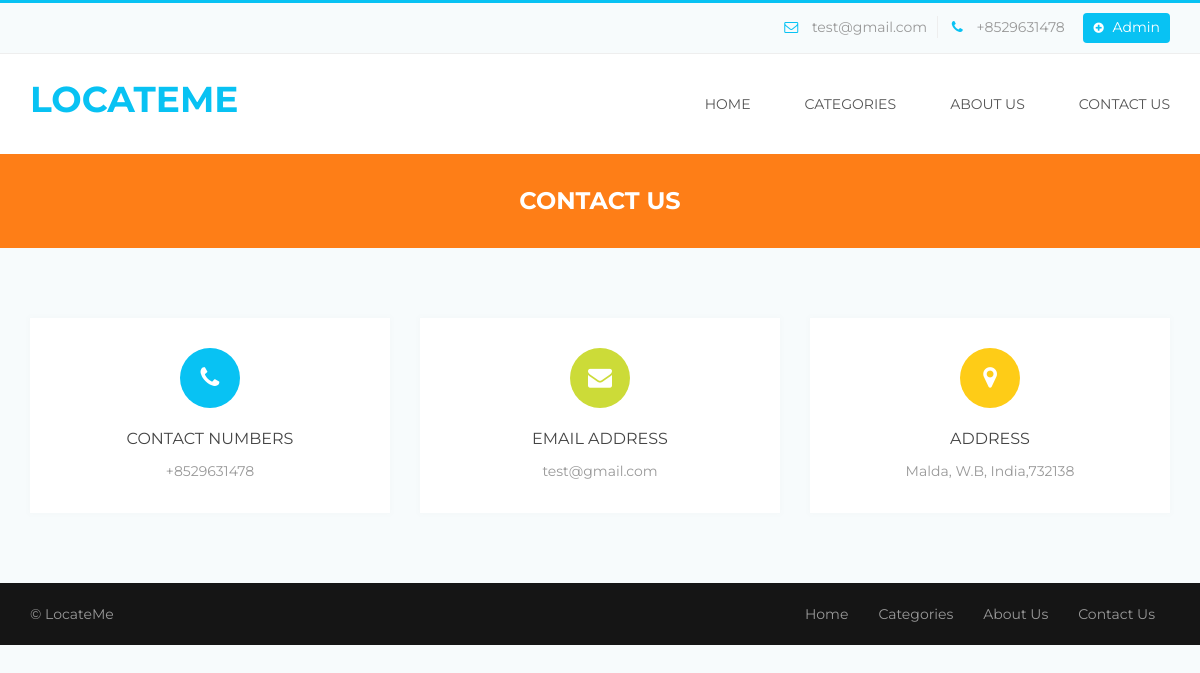
Page /LocateMe/contact.php on the committed database.
### tables this page shows
CREATE TABLE `tblpage` (
  `ID` int(10) NOT NULL,
  `PageType` varchar(50) DEFAULT NULL,
  `PageTitle` varchar(200) DEFAULT NULL,
  `PageDescription` mediumtext,
  `Email` varchar(200) DEFAULT NULL,
  `MobileNumber` bigint(10) DEFAULT NULL,
  `UpdationDate` timestamp NOT NULL DEFAULT CURRENT_TIMESTAMP ON UPDATE CURRENT_TIMESTAMP
);

### LocateMe/contact.php (the view, shortened to what this page needs)
<?php
include('includes/dbconnection.php');
?>
<!DOCTYPE html>
<html>
<head>
	<link rel="stylesheet" type="text/css" href="bootstrap/css/bootstrap.min.css">
	<link rel="stylesheet" type="text/css" href="css/style.css">
	<link rel="stylesheet" type="text/css" href="css/menu.css">
	<link rel="stylesheet" type="text/css" href="css/color/color.css">
	<link rel="stylesheet" type="text/css" href="assets/testimonial/css/style.css" />
	<link rel="stylesheet" type="text/css" href="assets/testimonial/css/elastislide.css" />
	<link rel="stylesheet" type="text/css" href="css/responsive.css">
    <link rel="stylesheet" type="text/css" href="css/font-awesome.css">
	<link rel="stylesheet" type="text/css" href="assets/revolution_slider/css/revslider.css" media="screen" />
</head>
<body>
	<div class="theme-wrap clearfix">
		<?php include_once('includes/header.php');?>
		<div class="page-title-wrap bgorange-1 padding-top-30 padding-bottom-30">
			<h4 class="white">contact us</h4>
		</div>
		<section id="contact-form" class="margin-top-70 margin-bottom-40">
			<div class="container">
				<div class="row info-box-wrap clearfix">
					<?php
$sql="SELECT * from tblpage where PageType='contactus'";
$query = $dbh -> prepare($sql);
$query->execute();
$results=$query->fetchAll(PDO::FETCH_OBJ);
$cnt=1;
if($query->rowCount() > 0)
{
foreach($results as $row)
{               ?>
					<div class="col-xs-12 col-sm-4 col-md-4 col-lg-4">
						<div class="info-box bgwhite shadow-1 clearfix">
							<div class="info-icon">
								<i class="fa fa-phone bgblue-1 white"></i>
							</div>
							<div class="info-content">
								<div class="info-title">
									<h6>Contact numbers</h6>
								</div>
								<div class="info-disc">
									<p>+<?php  echo htmlentities($row->MobileNumber);?></p>
								</div>
							</div>
						</div>
					</div>
					<div class="col-xs-12 col-sm-4 col-md-4 col-lg-4">
						<div class="info-box bgwhite shadow-1 clearfix">
							<div class="info-icon">
								<i class="fa fa-envelope bggreen-1 white"></i>
							</div>
							<div class="info-content">
								<div class="info-title">
									<h6>email Address</h6>
								</div>
								<div class="info-disc">
									<p><?php  echo htmlentities($row->Email);?></p>
								</div>
							</div>
						</div>
					</div>
					<div class="col-xs-12 col-sm-4 col-md-4 col-lg-4">
						<div class="info-box bgwhite shadow-1 clearfix">
							<div class="info-icon">
								<i class="fa fa-map-marker bgyallow-1 white"></i>
							</div>
							<div class="info-content">
								<div class="info-title">
									<h6>Address</h6>
								</div>
								<div class="info-disc">
									<p><?php  echo htmlentities($row->PageDescription);?></p>
								</div>
							</div>
						</div>
					</div>
					<?php $cnt=$cnt+1;}} ?>
				</div>
			</div>
		</section>
		<?php include_once('includes/footer.php');?>
	</div>
</body>
</html>

### LocateMe/includes/header.php (shortened to what this page needs)
<?php
include('includes/dbconnection.php');
?>
<div class="header">
            <div class="top-toolbar">
                <div class="container">
                    <div class="row">
                        <div class="col-md-6 col-sm-12 col-xs-12 pull-right">
                            <div class="top-contact-info">
                                <ul>
<?php
$sql="SELECT * from tblpage where PageType='contactus'";
$query = $dbh -> prepare($sql);
$query->execute();
$results=$query->fetchAll(PDO::FETCH_OBJ);
$cnt=1;
if($query->rowCount() > 0)
{
foreach($results as $row)
{               ?>
                                    <li class="toolbar-email"><i class="fa fa-envelope-o"></i> <?php  echo htmlentities($row->Email);?></li>
                                    <li class="toolbar-contact"><i class="fa fa-phone"></i> +<?php  echo htmlentities($row->MobileNumber);?></li><?php $cnt=$cnt+1;}} ?>
                                    <li><a class="toolbar-new-listing" href="admin/login.php"><i class="fa fa-plus-circle"></i> Admin</a></li>
                                </ul>
                            </div>
                        </div>
                    </div>
                </div>
            </div>
            <div class="nav-wrapper">
                <div class="container">
                    <nav class="wsmenu slideLeft clearfix">
                        <div class="logo pull-left"><a href="index.php" title="Responsive Slide Menus"><h3 style="color:#08c2f3">LocateMe</h3></a></div>
                        <ul class="mobile-sub wsmenu-list pull-right">
                            <li><a href="index.php" class="">Home</a>
                            </li>
                            <li><a href="category.php">categories <span class="arrow"></span></a></li>
                            <li><a href="about.php">About Us <span class="arrow"></span></a></li>
                          <li><a href="contact.php">Contact Us <span class="arrow"></span></a></li>
                        </ul>
                    </nav>
                </div>
            </div>
        </div>

### LocateMe/css/style.css (style rules this page uses)
html, body, div, span, applet, object, iframe,h1, h2, h3, h4, h5, h6, p, blockquote, pre,a, abbr, acronym, address, big, cite, code,del, dfn, em, img, ins, kbd, q, s, samp, small, strike, strong, sub, sup, tt, var,b, u, i, center,dl, dt, dd, ol, ul, li,fieldset, form, label, legend,table, caption, tbody, tfoot, thead, tr, th, td, article, aside, canvas, details, embed,figure, figcaption, footer, header, hgroup,menu, nav, output, ruby, section, summary,time, mark, audio, video { margin: 0;padding: 0;border: 0;font-size: 100%;font: inherit;vertical-align: baseline; }
article, aside, details, figcaption, figure,footer, header, hgroup, menu, nav, section { display: block; }
body { line-height: 1;margin:0 ;padding:0 ;transition:all 0.3s ease;overflow-x: hidden; }
html { position:relative;overflow-x:hidden; }
ol, ul { list-style: none;margin:0; padding:0; }
a { display:block; }
body { font-family:'Montserrat',sans-serif; }
h1,h2,h3,h4,h5,h6 { font-family:'Montserrat',sans-serif; font-weight:700; margin:0; text-align:center; line-height:1.4; letter-spacing:0.6px; text-transform:uppercase; letter-spacing:0; }
h3 { font-size:36px; }
h4 { font-size:24px; }
h6 { font-size:16px; }
p { font-family:'Montserrat'; font-size:14px; padding:0; font-weight:400; text-align:center; margin:0; line-height:1.6; text-decoration:none; }
a,span,ul,li { font-family:'Montserrat'; font-size:14px; padding:0; font-weight:400; text-align:center; margin:0; line-height:1.6; text-decoration:none !important; }
p,span,a { padding:0; }
.container,.container-fluid { padding-left:0;padding-right:0; }
.padding-bottom-30 { padding-bottom:30px; }
.padding-top-30 { padding-top:30px; }
.margin-bottom-40 { margin-bottom:40px; }
.margin-top-70 { margin-top:70px; }
.logo { padding:20px 0; }
.logo a { display:inline-block; }
.top-toolbar { padding:10px 0; }
.top-toolbar .top-contact-info ul { text-align:right; }
.top-toolbar .top-contact-info ul li { display:inline-block }
.top-toolbar .top-contact-info ul li.toolbar-email { padding-right:10px; }
.top-toolbar .top-contact-info ul li.toolbar-email i { padding-right:10px; }
.top-toolbar .top-contact-info ul li.toolbar-contact { padding-right:15px; }
.top-toolbar .top-contact-info ul li.toolbar-contact i { padding:0 10px; }
.top-toolbar .top-contact-info ul li a.toolbar-new-listing { border-radius: 4px; line-height: 1; padding: 7px 10px 9px; }
.top-toolbar .top-contact-info ul li a.toolbar-new-listing i { padding:0 5px 0 0;font-size:12px; }
.info-box { padding:30px;margin-bottom:30px; }
.info-box .info-icon { text-align:center; }
.info-box .info-icon i { width:60px;height:60px;line-height:60px;font-size:24px;border-radius:50%;text-align:center; }
.info-box .info-content .info-title { margin-top:20px; }
.info-box .info-content .info-title h6 { text-align:center;text-transform:uppercase;font-weight:400; }
.info-box .info-content .info-disc { margin-top:10px; }
.info-box .info-content .info-disc p { text-align:center; }

### LocateMe/css/menu.css (style rules this page uses)
.wsmenu { font-family:Helvetica, sans-serif; color:#fff; position:relative; font-size:15px; padding:0px; margin:0px auto; width:100%; background-color:#ffffff; }
.wsmenu-list { text-align:left; margin:0 auto 0 auto; display: block; padding:0px; }
.wsmenu-list > li { text-align:center; display: table-cell; }
.wsmenu-list > li > a { display:block; color:#555; padding:38px 21px; line-height:1; text-decoration:none; position:relative; font-family:'Montserrat'; text-transform:uppercase; }
.wsmenu-list > li:last-child a { display:block; color:#555; padding:20px 0 20px 21px; line-height:1; text-decoration:none; position:relative; }
.wsmenu-list li a:before { margin-right: 5px; position: relative; content: "|"; line-height: 16px; font-size: 24px; top: 3px; color:rgba(255,255,255,0); }
@media screen and (-webkit-min-device-pixel-ratio:0) { .wsmenu-list > li > a { padding: 39px 21px; } }

### LocateMe/css/responsive.css (style rules this page uses)
@media screen and (max-device-width:1199px) { .container { padding-left:15px;padding-right:15px; } }
@media screen and (max-device-width:1199px) { .info-box .info-icon { float:none;text-align:center; } }
@media screen and (max-device-width:1199px) { .info-box .info-content { margin-left:0; float:none; } }
@media screen and (max-device-width:1199px) { .info-box .info-content .info-title h6 { text-align:center; } }
@media screen and (max-device-width:1199px) { .info-box .info-content .info-disc p { text-align:center; } }

### rows in the picture
tblpage: Email "test@gmail.com", MobileNumber "8529631478", PageDescription "Malda, W.B, India,732138"
